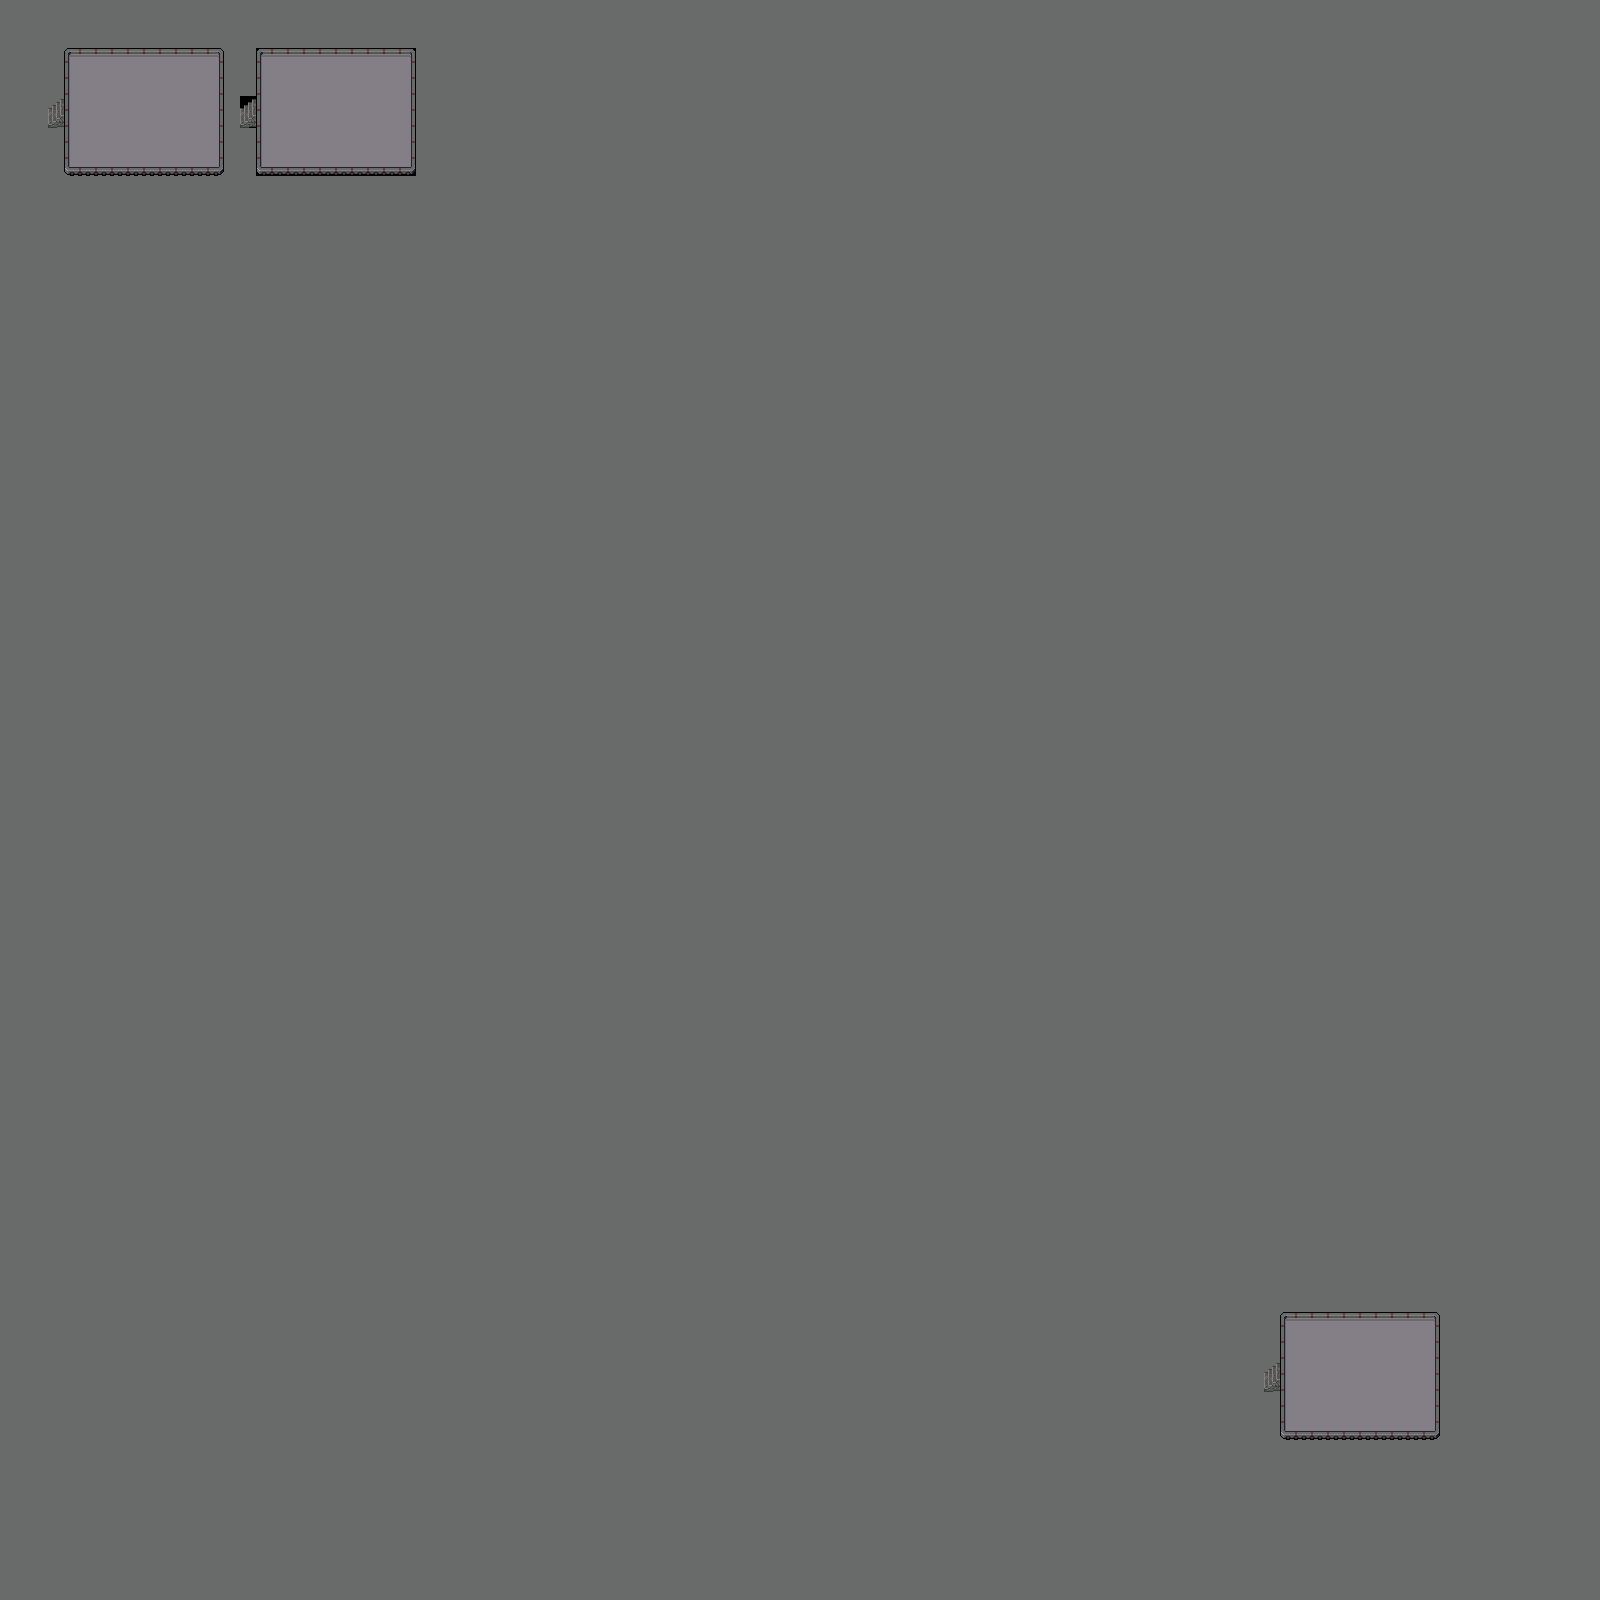

This game map was drawn from its Tiled (.tmx) file and the tilesets committed beside it. A one-line description and the trimmed map source follow:
An orthogonal 100x100 tile map with 16x16 px tiles, 2 tile layers (ground, ground_2), 3 tilesets and 1 object (Testing).

<map version="1.0" orientation="orthogonal" renderorder="right-down" width="100" height="100" tilewidth="16" tileheight="16" nextobjectid="2">
 <tileset firstgid="1" name="colony-db32-buildings-ready" tilewidth="16" tileheight="16" tilecount="2600">
  <image source="colony-db32-buildings-ready.png" width="320" height="2080" />
 </tileset>
 <tileset firstgid="2601" name="colony-db32-other-ready" tilewidth="16" tileheight="16" tilecount="1105">
  <image source="colony-db32-other-ready.png" width="272" height="1040" />
 </tileset>
 <tileset firstgid="3706" name="colony-db32-grounds-ready" tilewidth="16" tileheight="16" tilecount="1020">
  <image source="colony-db32-grounds-ready.png" width="320" height="816" />
 </tileset>
 <layer name="ground" width="100" height="100">
  <data>[10000 cells, 10000 non-empty, 12 distinct tile ids]</data>
 </layer>
 <layer name="ground_2" width="100" height="100">
  <data>[10000 cells, 164 non-empty, 11 distinct tile ids]</data>
 </layer>
 <objectgroup name="objects">
  <object id="1" name="Testing" gid="93" x="34.5" y="52" width="16" height="16" />
 </objectgroup>
</map>
